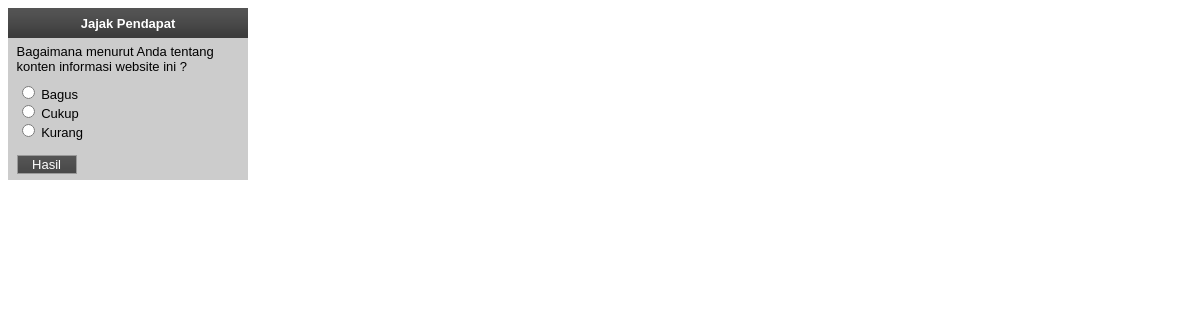
Page /user/poll.php on the committed database.
### tables this page shows
CREATE TABLE IF NOT EXISTS `favplayer` (
  `nama` varchar(30) NOT NULL,
  `suara` smallint(6) NOT NULL
);

### user/poll.php (the view, shortened to what this page needs)
<!DOCTYPE html PUBLIC "-//W3C//DTD XHTML 1.0 Transitional//EN" "http://www.w3.org/TR/xhtml1/DTD/xhtml1-transitional.dtd">
<html xmlns="http://www.w3.org/1999/xhtml">
<head>
</head>
<body>
<table width="240" border="0" cellpadding="0" cellspacing="0">
  <tr>
    <td height="30" align="center" background="../assets/img/menu.jpg"><span class="style1">Jajak Pendapat</span></td>
  </tr>
  <tr>
    <td bgcolor="#CCCCCC"><table width="235" align="center" cellpadding="3" cellspacing="3">
      <tr>
        <td width="38%">Bagaimana menurut Anda tentang konten informasi website ini ? </td>
      </tr>
      <tr>
        <td><form action="result.php" method="post" name="poll" id="poll">
          <?
include 'koneksi.php';
$strSQL = "select nama from favplayer";
$qry = @mysqli_query($conn, $strSQL,$conn)
or die("Query salah: " . mysqli_error($conn));
while ($row = mysqli_fetch_array($qry)) {
?>
          <input type="radio" name="player" value="<?=$row['nama']?>" />
          <?=$row['nama']?>
          <br />
          <?
}
?>
          <br />
          <input name="submit" type="submit" class="button" style="background-color:#666666" value="Hasil"/>
        </form></td>
      </tr>
    </table></td>
  </tr>
</table>
</body>
</html>

### user/poll.php (style rules this page uses)
.button { font-family: Arial, Helvetica, sans-serif; font-size: 13px; color: #FFFFFF; background-image: url(../img/menu.jpg); background-repeat: repeat-x; background-position: center top; width: 60px; padding: 1px; border: 1px solid #999999; }
.style1 { color: #FFFFFF; font-weight: bold; }

### rows in the picture
favplayer: nama "Bagus"
favplayer: nama "Cukup"
favplayer: nama "Kurang"
